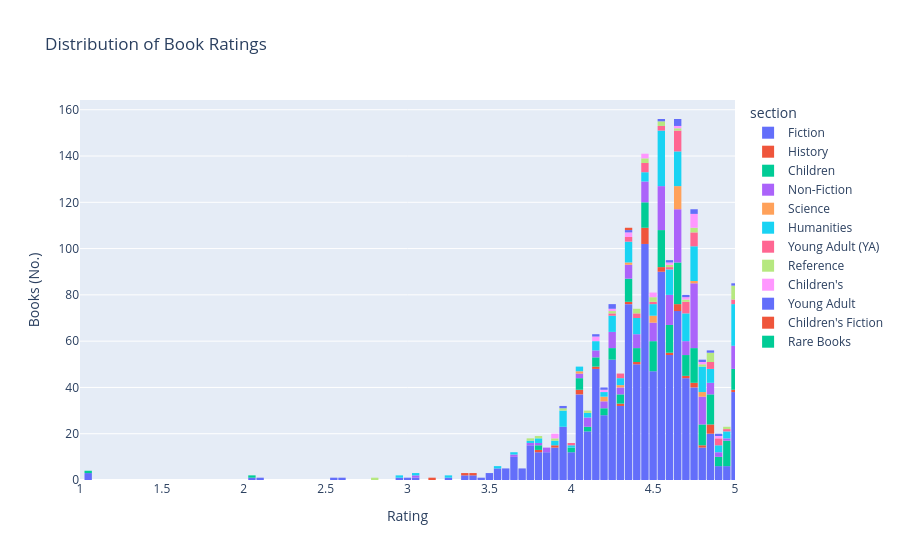

Notebook cell for this chart:
### Markdown cell above
## Pregled i filtriranje - Lepši izgled
Šta se dešava samo kad dodamo "color" u fig?

### Code cell
import pandas as pd
import plotly.express as px
 
df = pd.read_csv("books.csv")
 
fig = px.histogram(df, x="rating", color="section", title="Distribution of Book Ratings")

fig.update_layout(xaxis_title="Rating", yaxis_title="Books (No.)", xaxis_range=[1, 5], bargap=0.1)
fig.show()

### Figure 1 — Plotly figure (JSON) as saved in the notebook; plotly's stock layout.template omitted (floating-point values rounded to 4 significant figures; data arrays with more than 128 entries replaced by an {"elided": "..."} marker saying what was removed)
{"data": [{"bingroup": "x", "hovertemplate": "section=Fiction<br>rating=%{x}<br>count=%{y}<extra></extra>", "legendgroup": "Fiction", "marker": {"color": "#636efa", "pattern": {"shape": ""}}, "name": "Fiction", "orientation": "v", "showlegend": true, "type": "histogram", "x": {"elided": "1148 float values"}, "xaxis": "x", "yaxis": "y"}, {"bingroup": "x", "hovertemplate": "section=History<br>rating=%{x}<br>count=%{y}<extra></extra>", "legendgroup": "History", "marker": {"color": "#EF553B", "pattern": {"shape": ""}}, "name": "History", "orientation": "v", "showlegend": true, "type": "histogram", "x": [NaN, 5.0, 4.62, 4.39, NaN, 4.55, 4.63, 4.65, NaN, 4.06, 4.46, NaN, NaN, 4.13, 4.83, 3.39, 4.29, 4.46, 4.87, 4.46, 4.46, 4.72, 3.78, 3.35, 3.91, 4.83, 4.45, 4.86, 4.43, 4.75, 3.15, 4.54, 4.64, 4.47, NaN, 4.81, 4.34, 4.05, 4.77], "xaxis": "x", "yaxis": "y"}, {"bingroup": "x", "hovertemplate": "section=Children<br>rating=%{x}<br>count=%{y}<extra></extra>", "legendgroup": "Children", "marker": {"color": "#00cc96", "pattern": {"shape": ""}}, "name": "Children", "orientation": "v", "showlegend": true, "type": "histogram", "x": {"elided": "212 float values"}, "xaxis": "x", "yaxis": "y"}, {"bingroup": "x", "hovertemplate": "section=Non-Fiction<br>rating=%{x}<br>count=%{y}<extra></extra>", "legendgroup": "Non-Fiction", "marker": {"color": "#ab63fa", "pattern": {"shape": ""}}, "name": "Non-Fiction", "orientation": "v", "showlegend": true, "type": "histogram", "x": {"elided": "215 float values"}, "xaxis": "x", "yaxis": "y"}, {"bingroup": "x", "hovertemplate": "section=Science<br>rating=%{x}<br>count=%{y}<extra></extra>", "legendgroup": "Science", "marker": {"color": "#FFA15A", "pattern": {"shape": ""}}, "name": "Science", "orientation": "v", "showlegend": true, "type": "histogram", "x": [4.63, 4.64, 4.67, 4.21, NaN, NaN, NaN, 4.33, NaN, 4.67, 4.03, NaN, 4.65, 4.49, 4.19, NaN, 4.64, 4.63, 4.65, 4.49, 4.52, 4.82, 4.66, NaN, 4.77, 4.63, 4.78, 4.28], "xaxis": "x", "yaxis": "y"}, {"bingroup": "x", "hovertemplate": "section=Humanities<br>rating=%{x}<br>count=%{y}<extra></extra>", "legendgroup": "Humanities", "marker": {"color": "#19d3f3", "pattern": {"shape": ""}}, "name": "Humanities", "orientation": "v", "showlegend": true, "type": "histogram", "x": {"elided": "234 float values"}, "xaxis": "x", "yaxis": "y"}, {"bingroup": "x", "hovertemplate": "section=Young Adult (YA)<br>rating=%{x}<br>count=%{y}<extra></extra>", "legendgroup": "Young Adult (YA)", "marker": {"color": "#FF6692", "pattern": {"shape": ""}}, "name": "Young Adult (YA)", "orientation": "v", "showlegend": true, "type": "histogram", "x": [4.57, 4.73, 4.72, 4.44, 4.43, 4.64, 4.26, 4.83, NaN, 4.37, 4.29, 4.65, 4.98, 4.65, 4.85, 4.67, 4.96, 4.29, 4.74, 4.77, 4.65, 4.91, NaN, 4.76, 4.89, 4.52, 4.73, 5.0, 4.62, 4.41, 4.88, 4.37, 4.72, 4.64, 4.67, 4.65, 4.41, 4.72, 4.72, 3.98, 4.55, 4.83, 4.76, 4.72, NaN, 4.64, 4.47, 4.47], "xaxis": "x", "yaxis": "y"}, {"bingroup": "x", "hovertemplate": "section=Reference<br>rating=%{x}<br>count=%{y}<extra></extra>", "legendgroup": "Reference", "marker": {"color": "#B6E880", "pattern": {"shape": ""}}, "name": "Reference", "orientation": "v", "showlegend": true, "type": "histogram", "x": [5.0, NaN, NaN, 3.74, 4.45, 4.53, 5.0, 4.52, 4.87, 4.86, 4.85, 4.54, NaN, 4.72, NaN, 5.0, NaN, 4.86, 3.88, 4.74, NaN, 4.43, NaN, NaN, 4.39, 2.81, 5.0, 4.24, NaN, 4.96, 4.63, 4.79, NaN, 5.0, NaN, NaN, NaN, 4.49, NaN, NaN, NaN, 5.0, 4.12, 3.79, NaN, NaN, 4.42, 3.93, 4.73, 4.62, NaN, NaN], "xaxis": "x", "yaxis": "y"}, {"bingroup": "x", "hovertemplate": "section=Children's<br>rating=%{x}<br>count=%{y}<extra></extra>", "legendgroup": "Children's", "marker": {"color": "#FF97FF", "pattern": {"shape": ""}}, "name": "Children's", "orientation": "v", "showlegend": true, "type": "histogram", "x": [4.88, 4.13, 4.16, 4.34, 4.22, 4.65, 4.26, 3.88, 4.72, 4.76, 4.74, 4.62, 4.43, 4.44, 4.48, 4.74, 3.92, 4.49, 4.33, 4.77, 4.79, 4.76, 4.74], "xaxis": "x", "yaxis": "y"}, {"bingroup": "x", "hovertemplate": "section=Young Adult<br>rating=%{x}<br>count=%{y}<extra></extra>", "legendgroup": "Young Adult", "marker": {"color": "#636efa", "pattern": {"shape": ""}}, "name": "Young Adult", "orientation": "v", "showlegend": true, "type": "histogram", "x": [NaN, 4.65, 4.68, 4.67, 4.77, 4.73, 4.25, 4.99, 4.36, 4.25, 4.66, 4.54, 4.17, 3.95, 4.88, 4.78, 4.83, 4.62, 4.19, NaN], "xaxis": "x", "yaxis": "y"}, {"bingroup": "x", "hovertemplate": "section=Children's Fiction<br>rating=%{x}<br>count=%{y}<extra></extra>", "legendgroup": "Children's Fiction", "marker": {"color": "#EF553B", "pattern": {"shape": ""}}, "name": "Children's Fiction", "orientation": "v", "showlegend": true, "type": "histogram", "x": [4.33], "xaxis": "x", "yaxis": "y"}, {"bingroup": "x", "hovertemplate": "section=Rare Books<br>rating=%{x}<br>count=%{y}<extra></extra>", "legendgroup": "Rare Books", "marker": {"color": "#00cc96", "pattern": {"shape": ""}}, "name": "Rare Books", "orientation": "v", "showlegend": true, "type": "histogram", "x": [NaN, NaN, NaN, NaN, NaN, NaN, NaN, NaN, NaN, NaN, NaN, NaN], "xaxis": "x", "yaxis": "y"}], "layout": {"bargap": 0.1, "barmode": "relative", "legend": {"title": {"text": "section"}, "tracegroupgap": 0}, "title": {"text": "Distribution of Book Ratings"}, "xaxis": {"anchor": "y", "domain": [0, 1], "range": [1, 5], "title": {"text": "Rating"}}, "yaxis": {"anchor": "x", "domain": [0, 1], "title": {"text": "Books (No.)"}}}}
